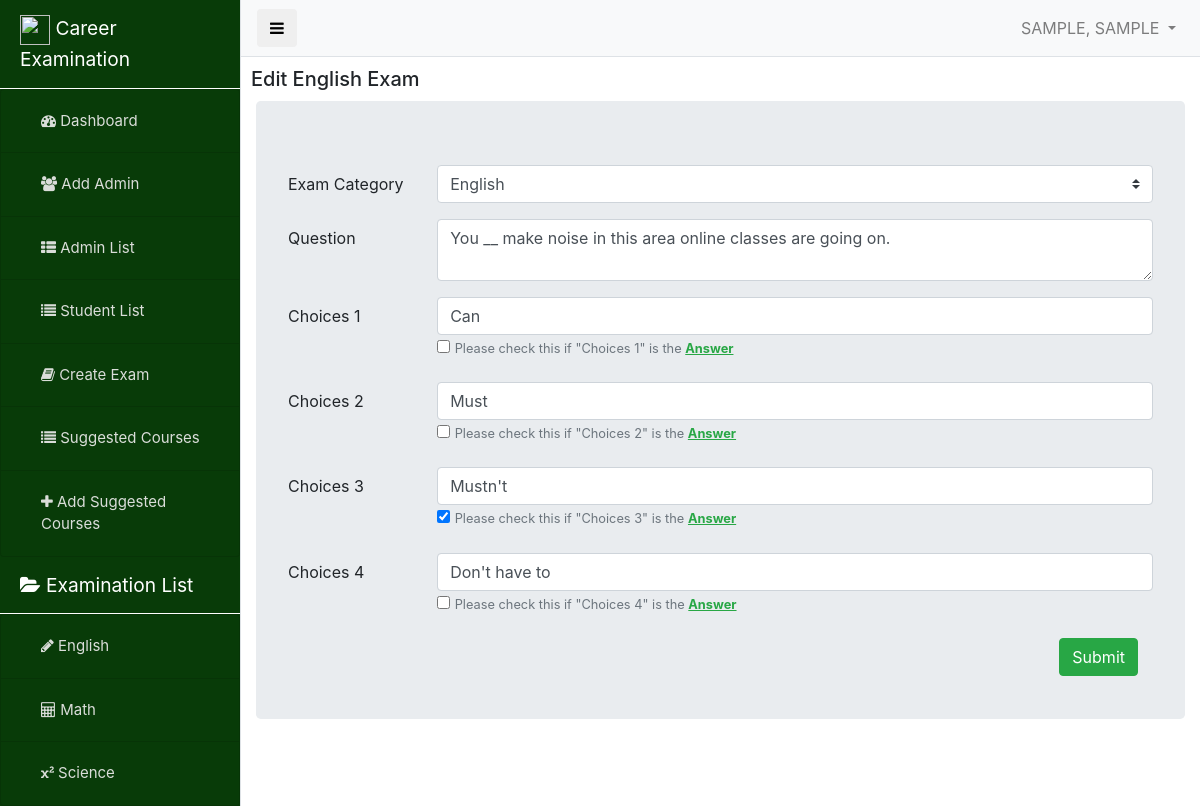
The app's page /pages/edit-exam.php?cat=English&&id=11 (signed in) with its own data.
### tables this page shows
CREATE TABLE `exams` (
  `id` int(11) NOT NULL,
  `category` varchar(32) NOT NULL,
  `question` longtext NOT NULL,
  `c1` longtext NOT NULL,
  `c2` longtext NOT NULL,
  `c3` longtext NOT NULL,
  `c4` longtext NOT NULL,
  `answer` longtext NOT NULL
);

### pages/edit-exam.php (the view, shortened to what this page needs)
<?php
include "../functions/conn.php";
?>
<!DOCTYPE html>
<html lang="en">
<head>
    <?php include '../components/bootstrap.php'; ?>
    <link rel="stylesheet" href="../dep/font-awesome/css/font-awesome.min.css">
    <link rel="stylesheet" href="../css/admin_style.css">
    <link rel="stylesheet" href="../dep/minJsCss/css/notify.css">
    <link rel="stylesheet" href="../dep/minJsCss/css/prettify.css">
</head>
<body id="body">
    <div class="d-flex" id="wrapper">
        <?php include '../components/admin_sideNav.php'; ?>
        <div id="page-content-wrapper">
            <?php include '../components/admin_nav.php'; ?>
            <h5 style="margin: 10px;">Edit <?php echo $_GET['cat'] ?> Exam</h5>
            <div class="container">
                <?php
                $category = strtolower($_GET['cat']);
                $query = mysqli_query($conn, "SELECT * FROM exams WHERE category = '$category' and id = '$_GET[id]'");
                $res = mysqli_fetch_object($query);
                ?>
                <form id="formCreateExam" class="jumbotron" action="../functions/edit-exam.php" method="POST">
                    <div class="form-group row">
                        <label for="inputCategory" class="col-sm-2 col-form-label">Exam Category</label>
                        <div class="col-sm-10">
                            <select name="category" class="form-control custom-select" id="inputCategory" placeholder="Exam Category" required>
                                <option value="<?php echo $res->category ?>"><?php echo strtoupper($res->category[0]) . substr("$res->category", 1) ?></option>
                            </select>
                        </div>
                    </div>
                    <div class="form-group row">
                        <label for="inputFname" class="col-sm-2 col-form-label">Question</label>
                        <div class="col-sm-10">
                            <textarea name="question" class="form-control" id="inputQuestion" rows="2" required><?php echo htmlspecialchars($res->question) ?></textarea>
                        </div>
                    </div>
                    <div class="form-group row">
                        <label for="inputMname" class="col-sm-2 col-form-label">Choices 1</label>
                        <div class="col-sm-10">
                            <input type="text" class="form-control" id="inputC1" value="<?php echo $res->c1 ?>" name="c1" required>
                            <input type="checkbox" name="answer1" class="check" id="answerC1" aria-describedby="passwordHelpInline">
                            <small id="passwordHelpInline" class="text-muted">
                                Please check this if "Choices 1" is the <label class="text-success font-weight-bold">Answer</label>
                            </small>
                        </div>
                    </div>
                    <div class="form-group row">
                        <label for="inputLname" class="col-sm-2 col-form-label">Choices 2</label>
                        <div class="col-sm-10">
                            <input type="text" class="form-control" id="inputC2" value="<?php echo $res->c2 ?>" name="c2" required>
                            <input type="checkbox" name="answer2" class="check" id="answerC2" aria-describedby="passwordHelpInline">
                            <small id="passwordHelpInline" class="text-muted">
                                Please check this if "Choices 2" is the <label class="text-success font-weight-bold">Answer</label>
                            </small>
                        </div>
                    </div>
                    <div class="form-group row">
                        <label for="email" class="col-sm-2 col-form-label">Choices 3</label>
                        <div class="col-sm-10">
                            <input type="text" class="form-control" id="inputC3" value="<?php echo $res->c3 ?>" name="c3" required>
                            <input type="checkbox" name="answer3" class="check" id="answerC3" aria-describedby="passwordHelpInline">
                            <small id="passwordHelpInline" class="text-muted">
                                Please check this if "Choices 3" is the <label class="text-success font-weight-bold">Answer</label>
                            </small>
                        </div>
                    </div>
                    <div class="form-group row">
                        <label for="username" class="col-sm-2 col-form-label">Choices 4</label>
                        <div class="col-sm-10">
                            <input type="text" class="form-control" id="inputC4" value="<?php echo $res->c4 ?>" name="c4" required>
                            <input type="checkbox" name="answer4" class="check" id="answerC4" aria-describedby="passwordHelpInline">
                            <small id="passwordHelpInline" class="text-muted">
                                Please check this if "Choices 4" is the <label class="text-success font-weight-bold">Answer</label>
                            </small>
                        </div>
                    </div>
                    <div class="form-group">
                        <div class="col">
                            <button type="button" id="btnCreateExam" class="btn btn-success" style="float: right;">Submit</button>
                        </div>
                    </div>
                </form>
            </div>
        </div>
    </div>
</body>
</html>

### components/admin_nav.php (shortened to what this page needs)
<?php $query = mysqli_query($conn, "SELECT * FROM `admin` WHERE id = $_SESSION[admin_id]"); ?>
<nav class="navbar navbar-expand-lg navbar-light bg-light border-bottom sticky-top">
    <button class="btn btn-default" id="menu-toggle"><i class="fa fa-bars"></i></button>
    <ul class="navbar-nav ml-auto mt-2 mt-lg-0">
        <li class="nav-item dropdown">
            <a class="nav-link dropdown-toggle" href="#" id="navbarDropdown" role="button" data-toggle="dropdown" aria-haspopup="true" aria-expanded="true">
                <?php
                $admin = mysqli_fetch_object($query);
                echo strtoupper($admin->lname) . ", " . strtoupper($admin->fname);
                ?>
            </a>
        </li>
    </ul>
</nav>

### css/admin_style.css (style rules this page uses)
#wrapper { overflow-x: hidden; }
#page-content-wrapper { min-width: 100vw; }
@media (min-width: 768px) { #page-content-wrapper { min-width: 0; width: 100%; } }

### pages/edit-exam.php (style rules this page uses)
#passwordHelpInline label { text-decoration: underline; }

### records on screen
exams: category "English", question "You __ make noise in this area online classes are going on.", c1 "Can", c2 "Must", c3 "Mustn't", c4 "Don't have to"

### other values on screen
$title "Dashboard"
$title "Add Admin"
$title "Admin List"
$title "Student List"
$title "Create Exam"
$title "Suggested Courses"
$title "Add Suggested Courses"
$title "English"
$title "Math"
$title "Science"
$admin->lname "SAMPLE"
$admin->fname "SAMPLE"
$_GET['cat'] "English"
